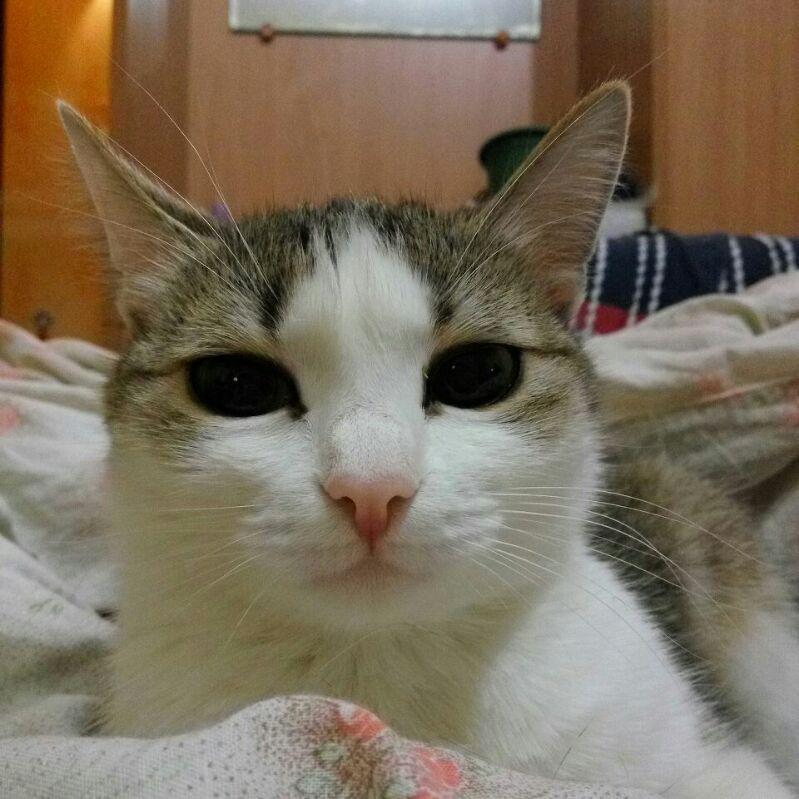
#> input picture fall-2019/seminar-7-nn-convolutions/images/mysia.jpg, 799 x 799 px
$ jupyter execute seminar-7-2-convolution.ipynb   (shell and % lines are left out)
#> lines starting #> are read from the running program, lines starting #| are printed output that depends on the picture
### fall-2019/seminar-7-nn-convolutions/utils.py
import numpy as np

def gaussian(shape, mean_x, mean_y, sigma_x, sigma_y):
    a = np.fromfunction(lambda y, x: -((x-mean_x) ** 2 / (2*sigma_x**2) + \
                                          (y-mean_y) ** 2 / (2*sigma_y**2)), shape)
    return np.exp(a)

### fall-2019/seminar-7-nn-convolutions/seminar-7-2-convolution.ipynb
# AI Community @ Семинар № 7
## Операция свертки $*$

### Краткая теория

Операция свертки матрицы $x$ с ядром (фильтром) $w$:
$$(x * w)[i, j] = \sum_{a = -A}^{A} \sum_{b = -B}^{B} \space w[a, b] \cdot x[i + a, j + b]$$

Фильтр $w$ имеет размер $(2A + 1)\times(2B + 1)$.
Свертку можно использовать для применения фильтров к изображениям.

### Padding

### Stride

### Примеры

[cell 1]
import skimage
import numpy as np

from scipy.signal import convolve2d
from skimage.io import imread
from skimage.measure import block_reduce
from matplotlib import pyplot as plt
from utils import gaussian

[cell 2]
X = imread("./images/mysia.jpg")
#> X is the input picture: shape (799, 799, 3); mean R, G, B 125.2, 112.5, 93.9

[cell 3]
plt.imshow(X);
plt.axis('off');

#### Размытие

Чтобы создать эффект размытия изображения, свернем изображение с фильтром Гаусса.
Используем функцию, которую мы использовали в Семинаре 2 для создания виньетки:

[cell 4]
size = 50
gaussian_filter = gaussian((size, size), int(size / 2), int(size / 2), 20, 20)

[cell 5]
plt.imshow(gaussian_filter, cmap='gray');
plt.axis('off');
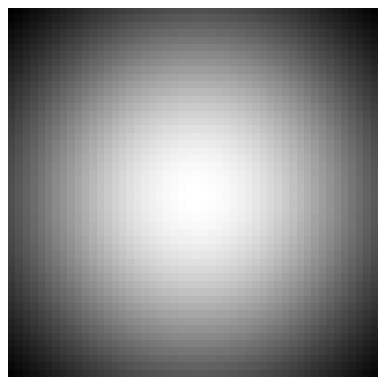
#> figure drawn by matplotlib, 1 panel

Теперь сделаем свертку.
Используем метод `convolve2d` из `scipy.signal`:

[cell 6]
plt.figure(figsize=(7, 7))
plt.imshow(convolve2d(skimage.color.rgb2gray(X), gaussian_filter), cmap='gray');
plt.axis('off');
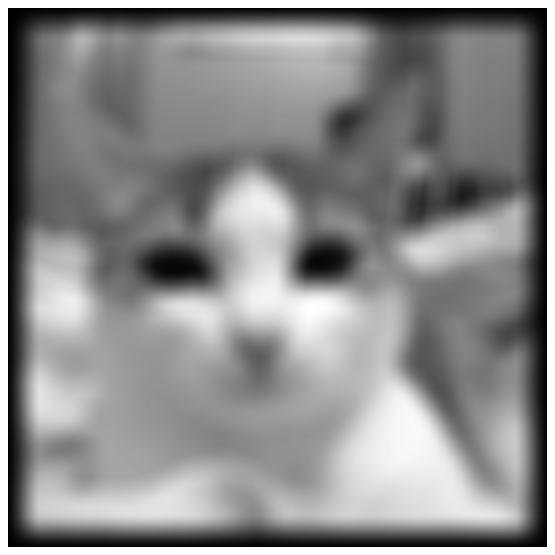
#> figure drawn by matplotlib, 1 panel

---
#### Нахождение границ на изображении

Для нахождения границ, свернем изображение $A$ с операторами Собеля $sobel_x$ и $sobel_y$ для получения градиентов на изображении в горизонтальном и вертикальном направлении.

$$
sobel_x = \begin{pmatrix} -1 & 0 & 1 \\ -2 & 0 & 2 \\ -1 & 0 & 1 \end{pmatrix}, sobel_y = \begin{pmatrix} 1 & 2 & 1 \\ 0 & 0 & 0 \\ -1 & -2 & -1 \end{pmatrix},
$$
$$G_x = sobel_x * A$$
$$G_y = sobel_y * A$$
$$edges = \sqrt{G_x^2 + G_y^2}$$

Направление градиента: $\Theta = \mathrm{arctan}\space \frac{G_y}{G_x}$

[cell 7]
sobel_x = np.array([
    [-1, 0, 1],
    [-2, 0, 2],
    [-1, 0, 1]
])

sobel_y = np.array([
    [1,  2,  1],
    [0,  0,  0],
    [-1, -2, -1]
])

channels = []
for d in range(3):
    sx, sy = convolve2d(X[:, :, d], sobel_x), convolve2d(X[:, :, d], sobel_y)
    channels.append(np.sqrt(sx * sx + sy * sy)) # edges
#> this loop made 3 passes
#> pass 1, `sx, sy = convolve2d(X[:, :, d], sobel_x), convolve2d(X[:, :, d], sobel..`:
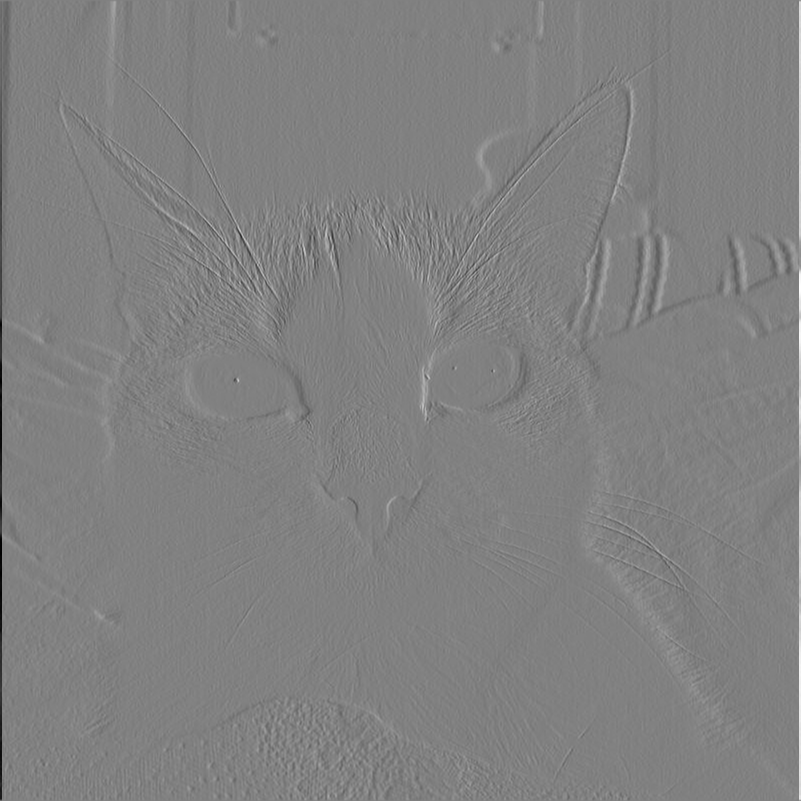
#> sx: shape (801, 801) int64; min -742, max 724, mean 0; drawn with min black and max white
#> pass 1, `sx, sy = convolve2d(X[:, :, d], sobel_x), convolve2d(X[:, :, d], sobel..`:
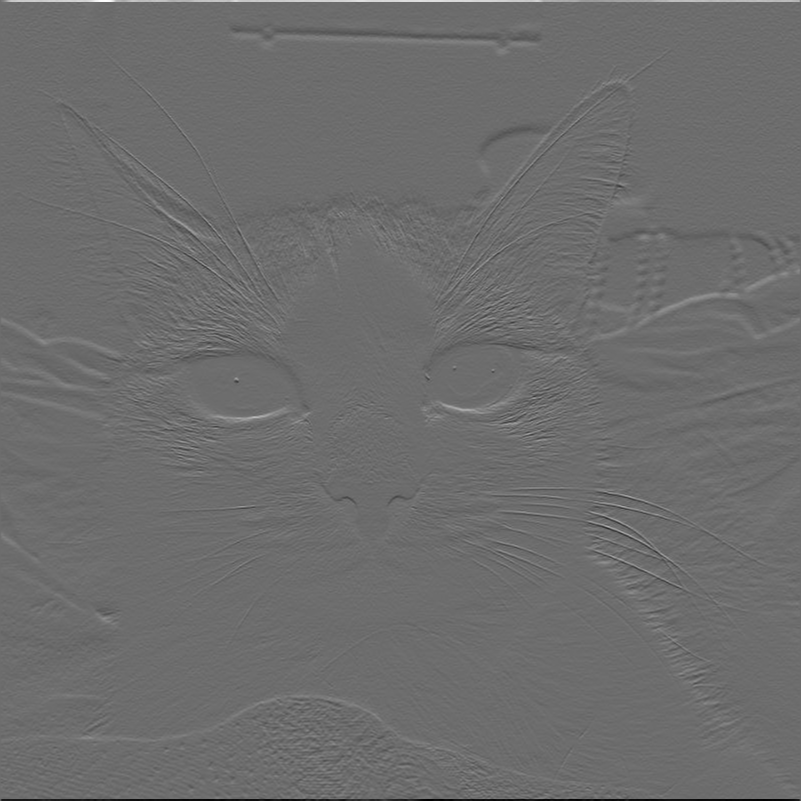
#> sy: shape (801, 801) int64; min -765, max 1019, mean 0; drawn with min black and max white
#> after the loop, channels = 3 items
#     channels.append(np.arctan2(sy, sx)) # gradient direction

im_conv = np.stack(channels, axis=2).astype("uint8")
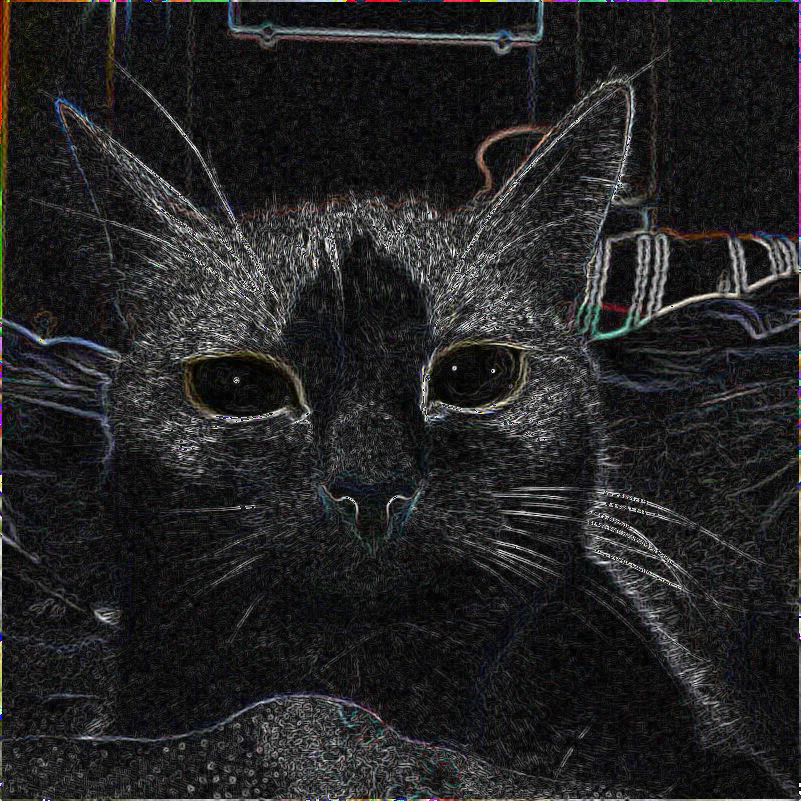
#> im_conv: shape (801, 801, 3); mean of channels 0, 1, 2 35.9, 35.6, 36.2; drawn as R, G, B
plt.figure(figsize=(7, 7))
plt.imshow(im_conv);

---
#### Градиент по одному направлению

[cell 8]
plt.figure(figsize=(7, 7))
plt.imshow(convolve2d(skimage.color.rgb2gray(X), sobel_y), cmap='gray');
plt.axis('off');
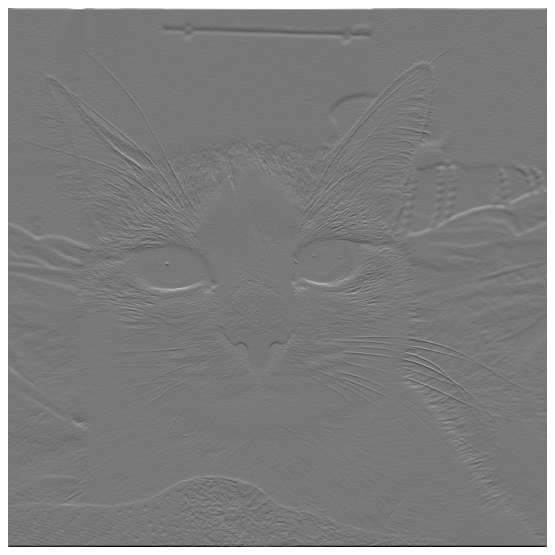
#> figure drawn by matplotlib, 1 panel

---
#### Случайный фильтр

[cell 9]
random_filter = np.random.randint(-5, 6, (4, 4))
#> random_filter = [[0, -5, -2, -2], [2, 4, -2, 0], [-3, -1, 2, 1], [3, 3, 5, -4]]
random_filtered_image = convolve2d(skimage.color.rgb2gray(X), random_filter)
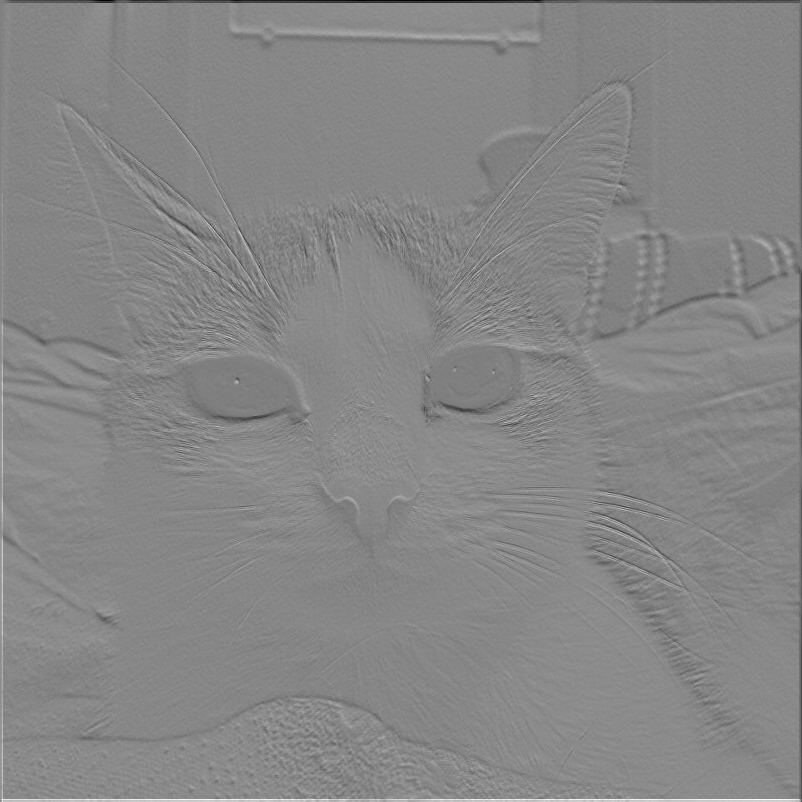
#> random_filtered_image: shape (802, 802) float64; min -7.42, max 7.48, mean 0.443; drawn with min black and max white
plt.figure(figsize=(7, 7))
plt.imshow(random_filtered_image, cmap='gray');
plt.axis('off');

### Интерактивная свёртка

[Image Kernels Explained Visually](http://setosa.io/ev/image-kernels/)

## Pooling

### Краткая теория

Pooling - операция, агрегирующая данные прямоугольной области размера $h \times h$ с помощью функции $F$.
$$pool(i, j) = F(x[i, j], ..., x[i + h - 1, j + h - 1]).$$
$F$ - агрегирующая функция, может быть $\mathrm{max}$, $\mathrm{min}$, ...

### Примеры

[cell 10]
def show_pooling(aggregate_function, block_size=15):
#> called with block_size = 15
    channels = []
    for d in range(3):
        channels.append(block_reduce(X[:, :, d], (block_size, block_size), aggregate_function))
#> after the loop, channels = 3 items
    image_pooled = np.stack(channels, axis=2).astype('uint8')
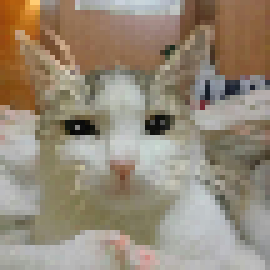
#> image_pooled: shape (54, 54, 3) (shown 5 times larger); mean of channels 0, 1, 2 149.7, 137.4, 120.2; drawn as R, G, B
    plt.figure(figsize=(7, 7))
    plt.imshow(image_pooled)
    plt.axis('off')
    plt.show()

#### Max-pooling

[cell 11]
show_pooling(np.max)

#### Average-pooling

[cell 12]
show_pooling(np.mean)

#### Min-pooling

[cell 13]
show_pooling(np.min)
#> call 3 of show_pooling, with block_size = 15
#> in show_pooling (call 3), `image_pooled = np.stack(channels, axis=2).astype('uint8')`:
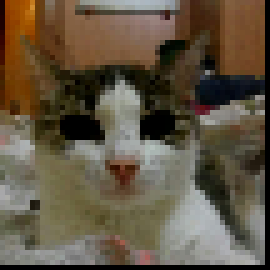
#> image_pooled: shape (54, 54, 3) (shown 5 times larger); mean of channels 0, 1, 2 97.2, 85.1, 66.7; drawn as R, G, B

#### Variance-pooling

[cell 14]
show_pooling(np.var)
#> call 4 of show_pooling, with block_size = 15
#> in show_pooling (call 4), `image_pooled = np.stack(channels, axis=2).astype('uint8')`:
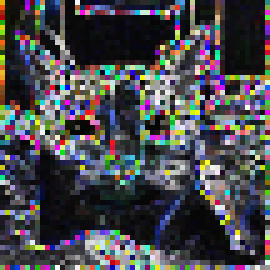
#> image_pooled: shape (54, 54, 3) (shown 5 times larger); mean of channels 0, 1, 2 73.1, 72.8, 77.3; drawn as R, G, B
